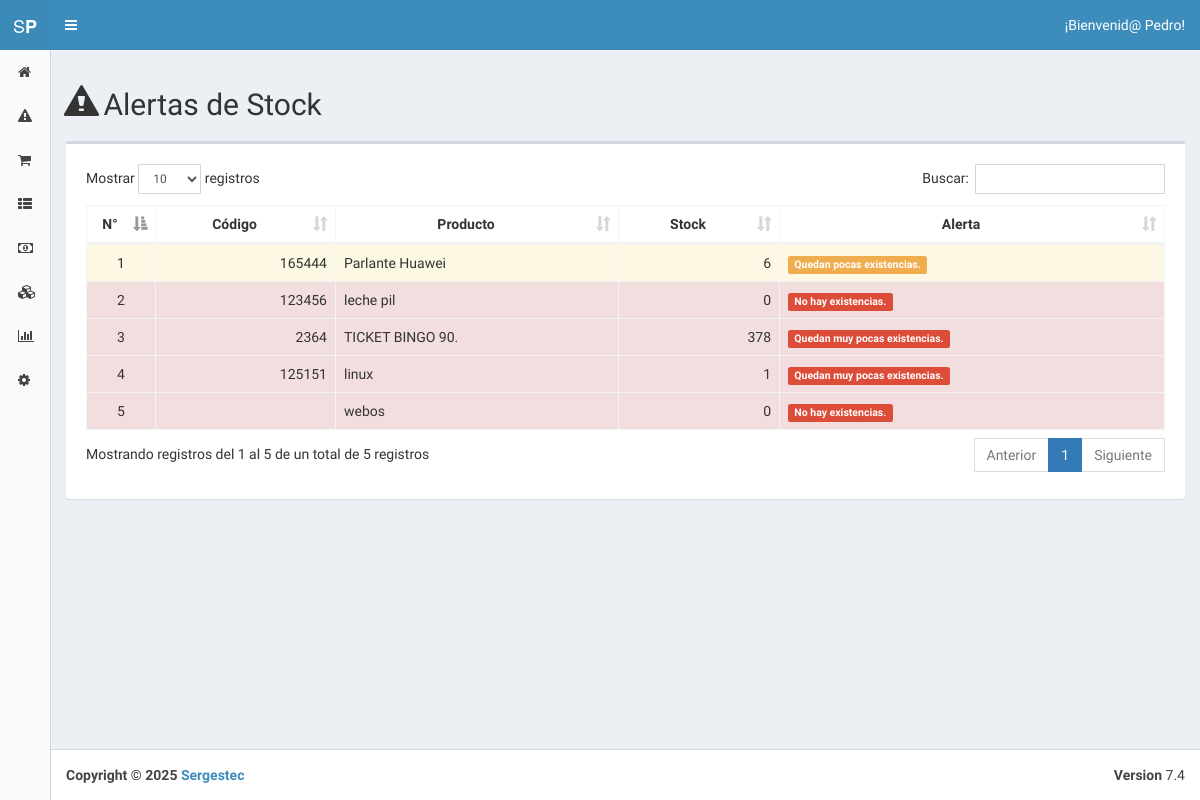
Page /index.php?view=alerts (signed in) on the committed database.
### tables this page shows
CREATE TABLE `product` (
  `id` int(11) NOT NULL,
  `image` varchar(255) DEFAULT NULL,
  `barcode` varchar(50) DEFAULT NULL,
  `name` varchar(50) DEFAULT NULL,
  `description` text,
  `inventary_min` int(11) DEFAULT '10',
  `price_in` float DEFAULT NULL,
  `price_out` float DEFAULT NULL,
  `unit` tinyint(2) DEFAULT NULL,
  `presentation` varchar(255) DEFAULT NULL,
  `user_id` int(11) DEFAULT NULL,
  `category_id` int(11) DEFAULT NULL,
  `created_at` datetime DEFAULT NULL,
  `is_active` tinyint(1) DEFAULT '1'
);

### core/controller/Lb.php (called while the page is built, shortened)
<?php
class Lb {
	public function start(){
		include "core/app/init.php";
	}
}
?>

### index.php (called while the page is built, shortened)
<?php
	$lb = new Lb();
	$lb->start();
?>

### core/controller/Executor.php (called while the page is built, shortened)
<?php
class Executor {
	public static function doit($sql){
		$con = Database::getCon();
		return array($con->query($sql),$con->insert_id);
	}
}
?>

### core/app/model/ProductData.php (called while the page is built, shortened)
<?php
	class ProductData {
		public static $tablename = "product";
		public static function getAll(){
			$sql = "select * from ".self::$tablename;
			$query = Executor::doit($sql);
			return Model::many($query[0],new ProductData());
		}
	}
?>

### core/controller/Model.php (called while the page is built, shortened)
<?php
class Model {
	public static function many($query,$aclass){
		$cnt = 0;
		$array = array();
		while($r = $query->fetch_array()){
			$array[$cnt] = new $aclass;
			$cnt2=1;
			foreach ($r as $key => $v) {
				if($cnt2>0 && $cnt2%2==0){
					$array[$cnt]->$key = $v;
				}
				$cnt2++;
			}
			$cnt++;
		}
		return $array;
	}
}
?>

### core/app/model/OperationData.php (called while the page is built, shortened)
<?php
	class OperationData {
		public static $tablename = "operation";
		public static function getQYesF($product_id){
			$q=0;
			$operations = self::getAllByProductId($product_id);
			$input_id = OperationTypeData::getByName("Entrada")->id;
			$output_id = OperationTypeData::getByName("Salida")->id;
			foreach($operations as $operation){
					if($operation->operation_type_id==$input_id){ $q+=$operation->q; }
					else if($operation->operation_type_id==$output_id){  $q+=(-$operation->q); }
			}
			return $q;
		}
		public static function getAllByProductId($product_id){
			$sql = "select * from ".self::$tablename." where product_id=$product_id  order by created_at desc";
			$query = Executor::doit($sql);
			return Model::many($query[0],new OperationData());
		}
	}
?>

### core/app/model/OperationTypeData.php (called while the page is built, shortened)
<?php
	class OperationTypeData {
		public static $tablename = "operation_type";
		public static function getByName($name){
			 $sql = "select * from ".self::$tablename." where name=\"$name\"";
			$query = Executor::doit($sql);
			$found = null;
			$data = new OperationTypeData();
			while($r = $query[0]->fetch_array()){
				$data->id = $r['id'];
				$data->name = $r['name'];
				$found = $data;
				break;
			}
			return $found;
		}
	}
?>

### core/app/view/alerts-view.php (the view, shortened to what this page needs)
<section class="content">
	<div class="row">
		<div class="col-md-12">
			<h2><i class="glyphicon glyphicon-alert"></i> Alertas de Stock<h2>
			<?php
			$products = ProductData::getAll();
			foreach($products as $product){
			$q=OperationData::getQYesF($product->id);
				if($q<$product->inventary_min){
					break;
					} } ?>
			<?php $curr_products = ProductData::getAll(); ?>
		</div>
	</div>
	<?php if(count($curr_products)>0){ ;?>
	<div class="box">
		<div class="box-body no-padding">
			<div class="box-body">
				<div class="box-body table-responsive">
					<table class="table table-bordered datatable table-hover">
						<thead>
							<th style="text-align: center; width: 30px;">N°</th>
							<th style="text-align: center;">Código</th>
							<th style="text-align: center;">Producto</th>
							<th style="text-align: center;">Stock</th>
							<th style="text-align: center;">Alerta</th>
						</thead>
						<?php for ($number=0; $number<1; $number++);
						foreach($curr_products as $product):
						$q=OperationData::getQYesF($product->id); ?>
						<?php if($q<$product->inventary_min):?>
						<tr class="<?php if($q==0){ echo "danger"; }else if($q<=$product->inventary_min/2){ echo "danger"; } else if($q<=$product->inventary_min){ echo "warning"; } ?>">
							<td style="text-align: center;"><?php echo $number; ?></td><?php $number++;?>
							<td style="text-align: right;"><?php echo $product->barcode; ?></td>
							<td><?php echo $product->name; ?></td>
							<td style="text-align: right;"><?php echo $q; ?></td>
							<td><?php if($q==0){ echo "<span class='label label-danger'>No hay existencias.</span>";}else if($q<=$product->inventary_min/2){ echo "<span class='label label-danger'>Quedan muy pocas existencias.</span>";} else if($q<=$product->inventary_min){ echo "<span class='label label-warning'>Quedan pocas existencias.</span>";} ?></td>
						</tr>
						<?php endif;?>
						<?php endforeach; ?>
					</table>
				</div>
			</div>
		</div>
			<?php } ?>
	</div>
</section>

### rows in the picture
product: barcode "165444", name "Parlante Huawei", q "6", inventary_min "Quedan pocas existencias."
product: barcode "123456", name "leche pil", q "0", shows "No hay existencias."
product: barcode "2364", name "TICKET BINGO 90.", q "378", inventary_min "Quedan muy pocas existencias."
product: barcode "125151", name "linux", q "1", inventary_min "Quedan muy pocas existencias."
product: name "webos", q "0", shows "No hay existencias."

### other values in the picture
UserData::getById($_SESSION["user_id"])->name "Pedro"
Date("Y") "2025"
